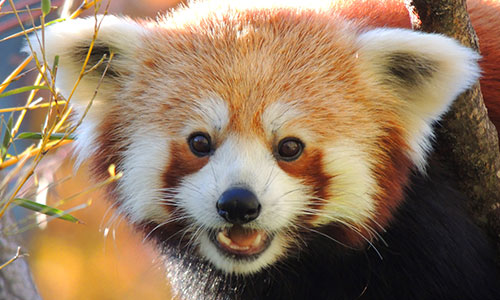
#> input picture OpenCVPysource/images/red_panda.jpg, 500 x 300 px
$ python 12BasicGeometricTransformations.py
#> lines starting #> are read from the running program, lines starting #| are printed output that depends on the picture
import cv2
import numpy as np

img = cv2.imread('images/red_panda.jpg')
#> img is the input picture: shape (300, 500, 3); mean B, G, R 96.8, 121.6, 146.7
rows, cols, channels = img.shape
#> rows = 300; cols = 500; channels = 3
print('Height:',rows)
#| Height: 300
print('Columns:',cols)
#| Columns: 500
scaled_img = cv2.resize(img, (400,500)) # define size explicitly
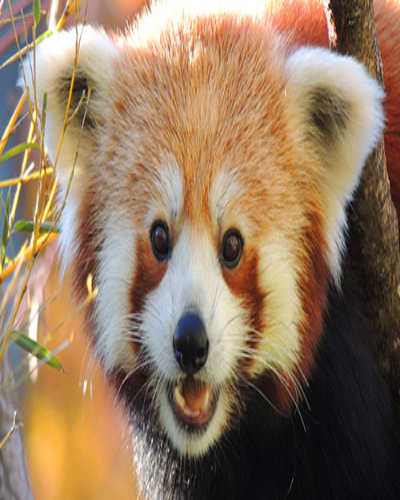
#> scaled_img: shape (500, 400, 3); mean B, G, R 96.7, 121.5, 146.6
scaled_img = cv2.resize(img, None, fx=1/3, fy=1/3) # define scale
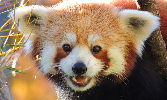
#> scaled_img: shape (100, 167, 3); mean B, G, R 96.5, 121.3, 146.4
#                       x-shift  y-shift
#                       right    down
matrix_trans = np.float32([[1,0,25],[0,1,75]])
translated_img = cv2.warpAffine(img,matrix_trans, (cols,rows))  # 2*3 matrix
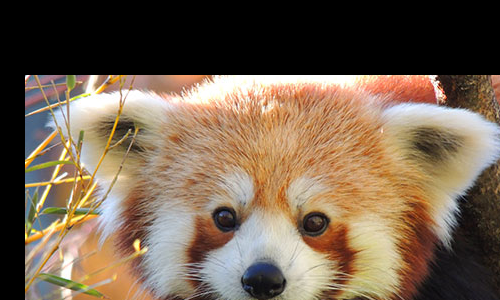
#> translated_img: shape (300, 500, 3); mean B, G, R 80.6, 99.5, 118.1
#                                        center    angle scale
matrix_rot = cv2.getRotationMatrix2D((cols/2,rows/2),180,1)
rotated_img = cv2.warpAffine(img,matrix_rot, (cols,rows))
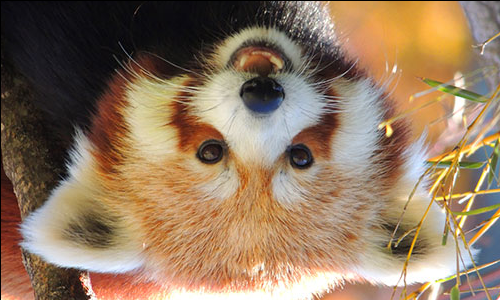
#> rotated_img: shape (300, 500, 3); mean B, G, R 96, 120.8, 145.7


cv2.imshow('Original Image', img)
cv2.imshow('Scaled Image', scaled_img)
cv2.imshow('Translated Image', translated_img)
cv2.imshow('Rotated Image', rotated_img)
key = cv2.waitKey(0)
#> (key Esc is pressed here)
cv2.destroyAllWindows()
